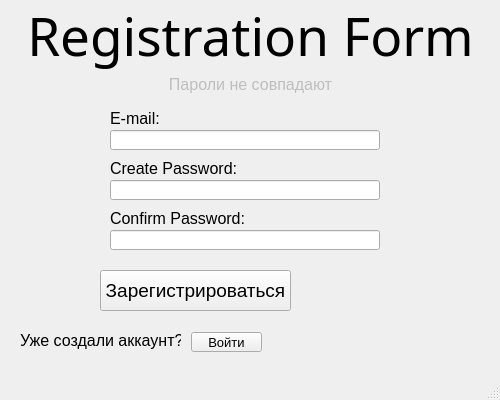
<?xml version="1.0" encoding="UTF-8"?>
<ui version="4.0">
 <class>Registration_Window</class>
 <widget class="QMainWindow" name="Registration_Window">
  <property name="geometry">
   <rect>
    <x>0</x>
    <y>0</y>
    <width>500</width>
    <height>400</height>
   </rect>
  </property>
  <property name="font">
   <font>
    <weight>50</weight>
    <bold>false</bold>
   </font>
  </property>
  <property name="windowTitle">
   <string>MainWindow</string>
  </property>
  <widget class="QWidget" name="centralwidget">
   <widget class="QLabel" name="Name_Window_LoginForm">
    <property name="enabled">
     <bool>true</bool>
    </property>
    <property name="geometry">
     <rect>
      <x>0</x>
      <y>0</y>
      <width>501</width>
      <height>70</height>
     </rect>
    </property>
    <property name="font">
     <font>
      <family>Imprint MT Shadow</family>
      <pointsize>40</pointsize>
     </font>
    </property>
    <property name="text">
     <string>Registration Form</string>
    </property>
    <property name="alignment">
     <set>Qt::AlignCenter</set>
    </property>
   </widget>
   <widget class="QLineEdit" name="Input_mail_registration">
    <property name="geometry">
     <rect>
      <x>110</x>
      <y>130</y>
      <width>270</width>
      <height>20</height>
     </rect>
    </property>
    <property name="font">
     <font>
      <pointsize>8</pointsize>
     </font>
    </property>
    <property name="text">
     <string/>
    </property>
   </widget>
   <widget class="QLineEdit" name="Input_password_registration">
    <property name="geometry">
     <rect>
      <x>110</x>
      <y>180</y>
      <width>270</width>
      <height>20</height>
     </rect>
    </property>
    <property name="text">
     <string/>
    </property>
   </widget>
   <widget class="QLabel" name="label_1">
    <property name="geometry">
     <rect>
      <x>110</x>
      <y>110</y>
      <width>101</width>
      <height>16</height>
     </rect>
    </property>
    <property name="font">
     <font>
      <pointsize>12</pointsize>
     </font>
    </property>
    <property name="text">
     <string>E-mail:</string>
    </property>
   </widget>
   <widget class="QLabel" name="label_2">
    <property name="geometry">
     <rect>
      <x>110</x>
      <y>160</y>
      <width>131</width>
      <height>16</height>
     </rect>
    </property>
    <property name="font">
     <font>
      <pointsize>12</pointsize>
     </font>
    </property>
    <property name="text">
     <string>Create Password:</string>
    </property>
   </widget>
   <widget class="QPushButton" name="Button_SignUp_1">
    <property name="geometry">
     <rect>
      <x>100</x>
      <y>270</y>
      <width>191</width>
      <height>41</height>
     </rect>
    </property>
    <property name="font">
     <font>
      <pointsize>14</pointsize>
     </font>
    </property>
    <property name="text">
     <string>Зарегистрироваться</string>
    </property>
   </widget>
   <widget class="QPushButton" name="Button_to_AutorizationForm">
    <property name="geometry">
     <rect>
      <x>191</x>
      <y>332</y>
      <width>71</width>
      <height>20</height>
     </rect>
    </property>
    <property name="font">
     <font>
      <pointsize>10</pointsize>
     </font>
    </property>
    <property name="text">
     <string>Войти</string>
    </property>
   </widget>
   <widget class="QLabel" name="label_3">
    <property name="geometry">
     <rect>
      <x>20</x>
      <y>330</y>
      <width>161</width>
      <height>20</height>
     </rect>
    </property>
    <property name="font">
     <font>
      <pointsize>12</pointsize>
     </font>
    </property>
    <property name="text">
     <string>Уже создали аккаунт?</string>
    </property>
   </widget>
   <widget class="QLabel" name="label_4">
    <property name="geometry">
     <rect>
      <x>110</x>
      <y>210</y>
      <width>141</width>
      <height>16</height>
     </rect>
    </property>
    <property name="font">
     <font>
      <pointsize>12</pointsize>
     </font>
    </property>
    <property name="text">
     <string>Confirm Password:</string>
    </property>
   </widget>
   <widget class="QLineEdit" name="Input_password_registration_2">
    <property name="geometry">
     <rect>
      <x>110</x>
      <y>230</y>
      <width>270</width>
      <height>20</height>
     </rect>
    </property>
    <property name="text">
     <string/>
    </property>
   </widget>
   <widget class="QLabel" name="Exception_WrongPasswordConfirm">
    <property name="enabled">
     <bool>false</bool>
    </property>
    <property name="geometry">
     <rect>
      <x>10</x>
      <y>69</y>
      <width>481</width>
      <height>31</height>
     </rect>
    </property>
    <property name="font">
     <font>
      <pointsize>12</pointsize>
      <weight>50</weight>
      <bold>false</bold>
      <strikeout>false</strikeout>
     </font>
    </property>
    <property name="text">
     <string>Пароли не совпадают</string>
    </property>
    <property name="alignment">
     <set>Qt::AlignCenter</set>
    </property>
   </widget>
  </widget>
  <widget class="QMenuBar" name="menubar">
   <property name="geometry">
    <rect>
     <x>0</x>
     <y>0</y>
     <width>500</width>
     <height>21</height>
    </rect>
   </property>
  </widget>
  <widget class="QStatusBar" name="statusbar"/>
 </widget>
 <resources/>
 <connections/>
</ui>
